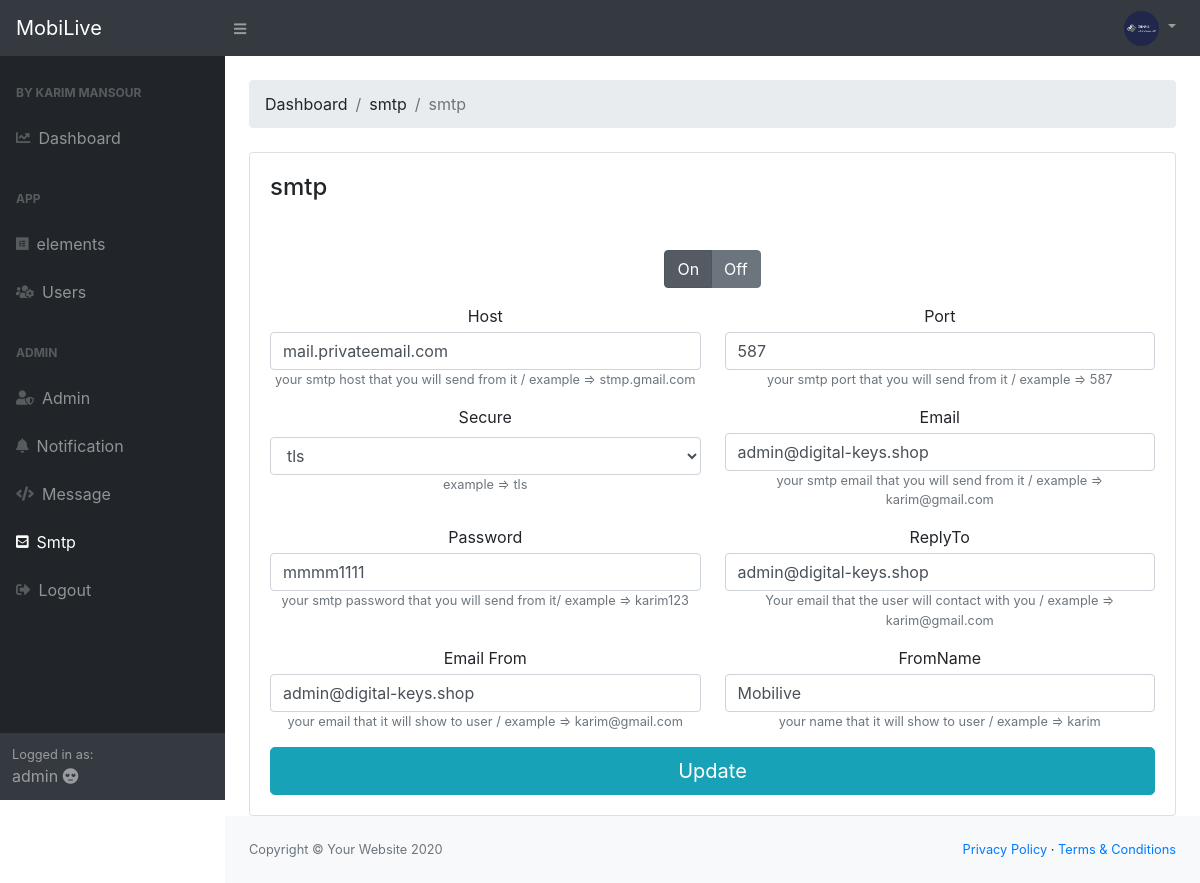
Screenshot of /smtp.php (signed in) with the database file from the repository.
### tables this page shows
CREATE TABLE `tbl_smtp` (
  `clm_st_host` text NOT NULL,
  `clm_st_username` varchar(255) NOT NULL,
  `clm_st_password` varchar(255) NOT NULL,
  `clm_st_port` int(11) NOT NULL,
  `clm_st_from` text NOT NULL,
  `clm_st_fromname` varchar(255) NOT NULL,
  `clm_st_state` enum('on','off') NOT NULL,
  `clm_st_reply_to` varchar(255) NOT NULL,
  `clm_st_security` enum('tls','ssl') NOT NULL
);

### smtp.php (the view, shortened to what this page needs)
<?php
require_once "includes/header.php";
if (!isset($_SESSION['admin_id'])) {
    header("Location:index.php");
    exit;
} else {
    $stmt = $db->prepare("SELECT * FROM tbl_smtp");
    $stmt->execute();
    $get = $stmt->fetch();
?>
    <div class="container">
        <div class="card">
            <div class="card-body">
                <h4 class="box-title">smtp</h4>
            </div>
            <div class="card-body text-center">
                <form method="post" action="<?php echo $_SERVER["PHP_SELF"] ?>" enctype="multipart/form-data">
                    <?php $state = $get['clm_st_state']; ?>
                    <div class="btn-group btn-group-toggle mb-3" data-toggle="buttons">
                        <label class="btn btn-secondary <?php if ($state == "on") {
                                                            echo "active";
                                                        } else {
                                                            echo "karim";
                                                        } ?> ">
                            <input type="radio" name="optradio" id="on" value="on" autocomplete="off" <?php if ($state == "on") {
                                                                                                            echo 'checked';
                                                                                                        } ?>> On
                        </label>
                        <label class="btn btn-secondary <?php if ($state == "off") {
                                                            echo "active";
                                                        } else {
                                                            echo "karim";
                                                        }  ?>">
                            <input type="radio" name="optradio" id="off" value="off" autocomplete="off" <?php if ($state == "off") {
                                                                                                            echo 'checked';
                                                                                                        } ?>> Off
                        </label>
                    </div>
                    <div class="row">
                        <div class="col-md-6 col-sm-12">
                            <div class="form-group">
                                <label for="host" class="control-label mb-1">Host</label>
                                <input type="text" id="host" value="<?php echo $get['clm_st_host']; ?>" name="host" class="form-control" placeholder="Host">
                                <small class="text-muted d-block">your smtp host that you will send from it / example => stmp.gmail.com</small>
                            </div>
                        </div>
                        <div class="col-md-6 col-sm-12">
                            <div class="form-group">
                                <label for="port" class="control-label mb-1">Port</label>
                                <input type="number" id="port" value="<?php echo $get['clm_st_port']; ?>" name="port" class="form-control" placeholder="Port">
                                <small class="text-muted d-block">your smtp port that you will send from it / example => 587</small>
                            </div>
                        </div>
                        <div class="col-md-6 col-sm-12">
                            <div class="form-group">
                            <label for="Secure">Secure</label>
                            <select id="Secure" name="secure" class="form-control">
                            <option <?php if ($get["clm_st_security"] == "tls") { echo "Selected"; } ?>  value="tls">tls</option>
                            </select>
                            <small class="text-muted d-block">example => tls</small>
                            </div>
                        </div>
                        <div class="col-md-6 col-sm-12">
                            <div class="form-group">
                                <label for="username" class="control-label mb-1">Email</label>
                                <input type="text" id="username" value="<?php echo $get['clm_st_username']; ?>" name="username" class="form-control" placeholder="Email">
                                    <small class="text-muted d-block">your smtp email that you will send from it / example => karim@gmail.com</small>
                            </div>
                        </div>
                        <div class="col-md-6 col-sm-12">
                            <div class="form-group">
                                <label for="password" class="control-label mb-1">Password</label>
                                <input type="text" id="password" value="<?php echo $get['clm_st_password']; ?>" name="password" class="form-control" placeholder="Password">
                                <small class="text-muted d-block">your smtp password that you will send from it/ example => karim123</small>
                            </div>
                        </div>
                        <div class="col-md-6 col-sm-12">
                            <div class="form-group">
                                <label for="from" class="control-label mb-1">ReplyTo</label>
                                <input type="text" id="from" value="<?php echo $get['clm_st_reply_to']; ?>" name="reply_to" class="form-control" placeholder="ReplyTo">
                                <small class="text-muted d-block">Your email that the user will contact with you / example => karim@gmail.com</small>
                            </div>
                        </div>
                        <div class="col-md-6 col-sm-12">
                            <div class="form-group">
                                <label for="from" class="control-label mb-1">Email From</label>
                                <input type="text" id="from" value="<?php echo $get['clm_st_from']; ?>" name="from" class="form-control" placeholder="Email From">
                                <small class="text-muted d-block">your email that it will show to user / example => karim@gmail.com</small>
                            </div>
                        </div>
                        <div class="col-md-6 col-sm-12">
                            <div class="form-group">
                                <label for="fromname" class="control-label mb-1">FromName</label>
                                <input type="text" id="fromname" value="<?php echo $get['clm_st_fromname']; ?>" name="fromname" class="form-control" placeholder="FromName">
                                <small class="text-muted d-block">your name that it will show to user / example => karim</small>
                            </div>
                        </div>
                    </div>
                    <div>
                        <button type="submit" class="btn btn-lg btn-info btn-block">
                            <span>Update</span>
                        </button>
                    </div>
                </form>
            </div>
        </div>
    </div>
<?php require_once "includes/footer.php";
}
?>

### rows the page displays
tbl_smtp: host "mail.privateemail.com", port "587", username "admin@digital-keys.shop", password "mmmm1111", reply_to "admin@digital-keys.shop", from "admin@digital-keys.shop", fromname "Mobilive"

### other values shown
$_SESSION['admin_user'] "admin"
$Ptitle "smtp"
$Ctitle "smtp"
